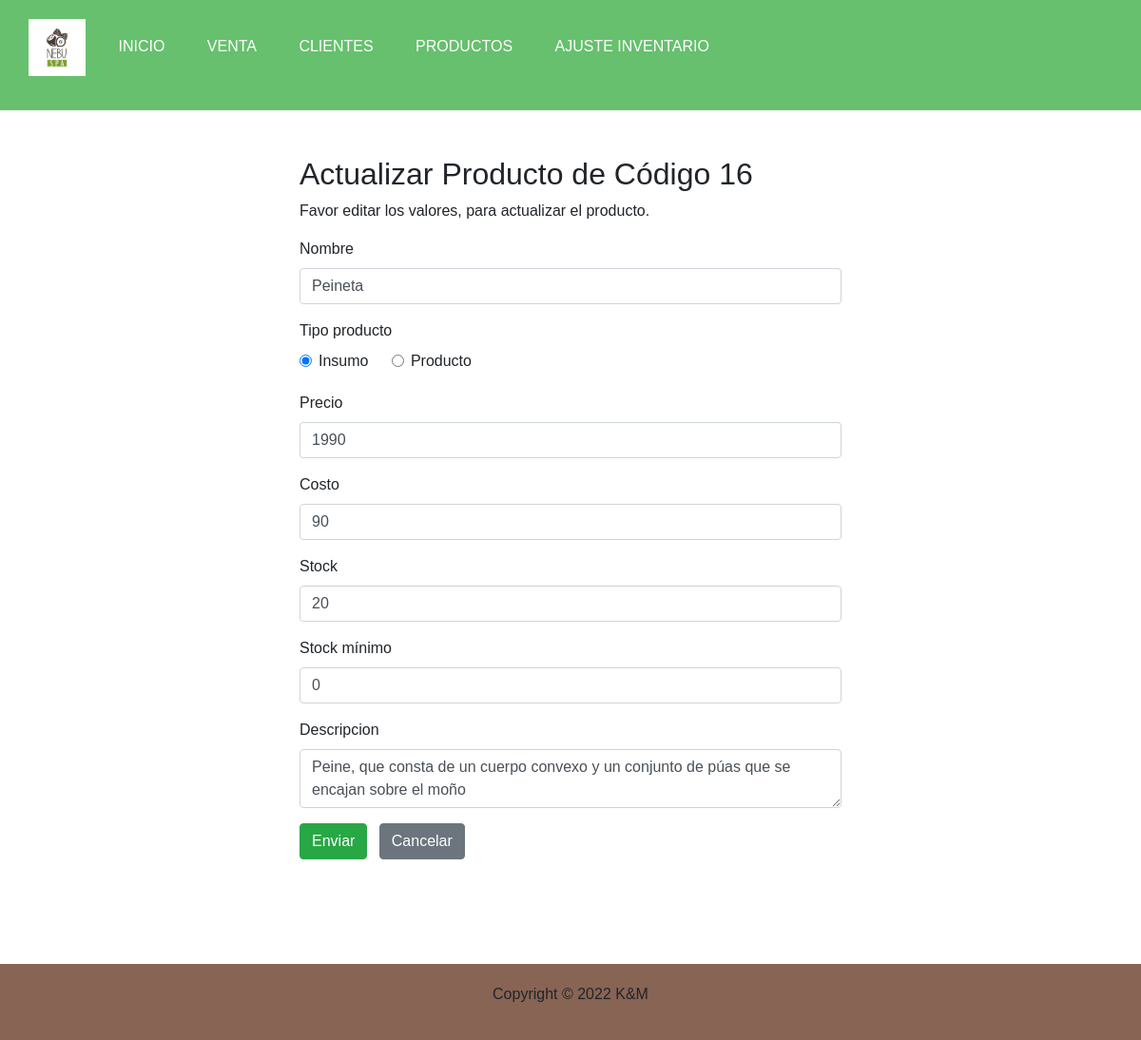
Page /update_producto.php?codigo=16 on the committed database.
### tables this page shows
CREATE TABLE `producto` (
  `codigo` int(9) NOT NULL,
  `tipo` tinyint(1) NOT NULL,
  `nombre` varchar(50) NOT NULL,
  `precio` int(6) DEFAULT NULL,
  `costo` int(6) NOT NULL,
  `stock` smallint(4) DEFAULT 1,
  `stock_min` smallint(4) DEFAULT 0,
  `estado` tinyint(1) NOT NULL DEFAULT 1,
  `descripcion` varchar(150) NOT NULL
);

### update_producto.php (the view, shortened to what this page needs)
<?php
require_once "config.php";
$nombre = $descripcion = $precio = $costo = $stock = $tipo_producto = $stock_min = "" ;
$nombre_err = $descripcion_err = $precio_err = $costo_err = $stock_err = $stock_min_err = $tipo_producto_err = "";
if(isset($_POST["codigo"]) && !empty($_POST["codigo"])){
  $codigo = $_POST["codigo"];
  $input_nombre = trim($_POST["nombre"]);
    if(empty($input_nombre)){
      $nombre_err = "Favor ingresar nombre del producto.";
    } elseif(!filter_var($input_nombre, FILTER_VALIDATE_REGEXP, array("options"=>array("regexp"=>"/^[a-zA-Z ñÑ\s]+$/")))){
      $nombre_err = "Favor ingresar un nombre válido.";
    } else{
      $nombre = $input_nombre;
    }
    $input_descripcion = trim($_POST["descripcion"]);
    if(empty($input_descripcion)){
      $descripcion_err = "Favor ingresar descripcion.";
    } else{
      $descripcion = $input_descripcion;
    }
    $input_precio = trim($_POST["precio"]);
    if(empty($input_precio)){
      $precio_err = "Favor ingresar el precio.";
    } elseif(!ctype_digit($input_precio)){
      $precio_err = "Favor ingresar valor numérico.";
    } else{
        $precio = $input_precio;
    }
    $input_stock = trim($_POST["stock"]);
    if(empty($input_stock)){
      $stock = 1;
    }else{
      $stock = $input_stock;
    }
    $input_costo = trim($_POST["costo"]);
    if(empty($input_costo)){
      $costo_err = "Favor ingresar costo.";
    }elseif(!ctype_digit($input_costo)){
      $costo_err = "Favor ingresar valor numérico.";
    }else{
      $costo = $input_costo;
    }
    $input_stock_min = trim($_POST["stock_min"]);
    if(empty($input_stock_min)){
      $stock_min = 0 ;
    }else{
      $stock_min = $input_stock_min;
    }
    $input_tipo_producto = $_POST["tipo_producto"];
    if(empty($input_tipo_producto)){
      $tipo_producto_err = "Favor ingresar seleccionar el tipo de producto.";
    }else{
      $tipo_producto = $input_tipo_producto;
    }
    if(empty($nombre_err) && empty($descripcion_err) && empty($precio_err) && empty($costo_err)){
      $sql = "UPDATE producto SET nombre=?, descripcion=?, precio=?, stock=?, costo=?, stock_min=?, tipo=? WHERE codigo=?";
      if($stmt = mysqli_prepare($link, $sql)){
        mysqli_stmt_bind_param($stmt, "ssiiiiii", $param_nombre, $param_descripcion, $param_precio, $param_stock, $param_costo, $param_stock_min, $param_tipo, $param_codigo);
        $param_nombre = $nombre;
        $param_descripcion = $descripcion;
        $param_precio = $precio;
        $param_stock = $stock;
        $param_costo = $costo;
        $param_stock_min = $stock_min;
        $param_tipo = $tipo_producto;
        $param_codigo = $codigo;
        if(mysqli_stmt_execute($stmt)){
          header("location: producto.php");
          exit();
        } else{
          echo "OH NO! ALGO SALIÓ MAL. VUELVA A INTENTAR MÁS TARDE.";
        }
      }
      mysqli_stmt_close($stmt);
    }
    mysqli_close($link);
} else {
      if (isset($_GET["codigo"]) && !empty(trim($_GET["codigo"]))){
        $sql = "SELECT * FROM producto WHERE codigo = ?";
        if($stmt = mysqli_prepare($link, $sql)){
          mysqli_stmt_bind_param($stmt, "i", $param_codigo);
          if(mysqli_stmt_execute($stmt)){
            $result = mysqli_stmt_get_result($stmt);
            if(mysqli_num_rows($result) == 1){
              $row = mysqli_fetch_array($result, MYSQLI_ASSOC);
              $nombre = $row["nombre"];
              $precio = $row["precio"];
              $costo = $row["costo"];
              $stock = $row["stock"];
              $stock_min = $row["stock_min"];
              $descripcion = $row["descripcion"];
          } else{
            header("location: error.php");
            exit();
          }
        } else{
          echo "OH NO! ALGO SALIÓ MAL. VUELVA A INTENTAR MÁS TARDE.";
        }
      }
    } else{
      header("location: error.php");
      exit();
    }
}
?>
<!DOCTYPE html>
<html lang="en">
<head>
<link rel="stylesheet" href="https://stackpath.bootstrapcdn.com/bootstrap/4.5.2/css/bootstrap.min.css">
</head>
<body>
<?php require 'header.php'; ?>
<div class="wrapper">
<div class="container-fluid">
<div class="row">
<div class="col-md-12">
<h2 class="mt-5">Actualizar Producto de Código <?php echo $_GET['codigo'] ?></h2>
<p>Favor editar los valores, para actualizar el producto.</p>
<form action="<?php echo htmlspecialchars(basename($_SERVER['REQUEST_URI'])); ?>" method="post">
<div class="form-group">
  <label>Nombre</label>
  <input type="text" name="nombre" class="form-control <?php echo (!empty($nombre_err)) ? 'is-invalid' : ''; ?>" value="<?php echo $nombre; ?>" required maxlength="50">
</div>
<label>Tipo producto</label>
<div class="form-check" style="margin-bottom:20px;" >
  <input class="form-check-input" type="radio" name="tipo_producto"  value = "0" checked>
  <label class="form-check-label" style="margin-right:40px;">
    Insumo
  </label>
  <input class="form-check-input" type="radio" name="tipo_producto"  value = "1">
  <label class="form-check-label">
    Producto
  </label>
</div>
<div class="form-group">
  <label>Precio</label>
  <input type = "number" required max="999999" class="form-control <?php echo (!empty($precio_err)) ? 'is-invalid' : ''; ?>" value="<?php echo $precio; ?>" name="precio" class="form-control <?php echo (!empty($precio_err)) ? 'is-invalid' : ''; ?>" value="<?php echo $precio; ?>" >
</div>
<div class="form-group">
  <label>Costo</label>
  <input type = "number" required max="999999" name="costo" class="form-control <?php echo (!empty($costo_err)) ? 'is-invalid' : ''; ?>" value="<?php echo $costo; ?>" >
</div>
<div class="form-group">
  <label>Stock</label>
  <input type = "number" max="9999" name="stock" class="form-control <?php echo (!empty($stock_err)) ? 'is-invalid' : ''; ?>" value="<?php echo $stock; ?>" >
</div>
<div class="form-group">
  <label>Stock mínimo</label>
<input type = "number" max="9999" name="stock_min" class="form-control <?php echo (!empty($stock_min_err)) ? 'is-invalid' : ''; ?>" value="<?php echo $stock_min; ?>" >
</div>
<div class="form-group">
<label>Descripcion</label>
<textarea name="descripcion" class="form-control <?php echo (!empty($descripcion_err)) ? 'is-invalid' : ''; ?>" required maxlength="150"><?php echo $descripcion; ?></textarea>
</div>
<input type="submit" class="btn btn-success" value="Enviar">
<a href="producto.php" class="btn btn-secondary ml-2">Cancelar</a>
</form>
</div>
</div>
</div>
</div>
<?php require 'footer.php'; ?>
</body>
</html>

### css/default.css (style rules this page uses)
* { padding: 0; margin: 0; }
body { font-family: Arial, Helvetica, sans-serif; background-color: white; position: relative; padding-bottom: 150px; min-height: 100vh; }

### update_producto.php (style rules this page uses)
.wrapper { width: 600px; margin: 0 auto; margin-block-end: 40px; }

### rows in the picture
producto: nombre "Peineta", precio "1990", costo "90", stock "20", stock_min "0", descripcion "Peine, que consta de un cuerpo convexo y un conjunto de púas que se encajan sobre el moño"

### other values in the picture
$_GET['codigo'] "16"
